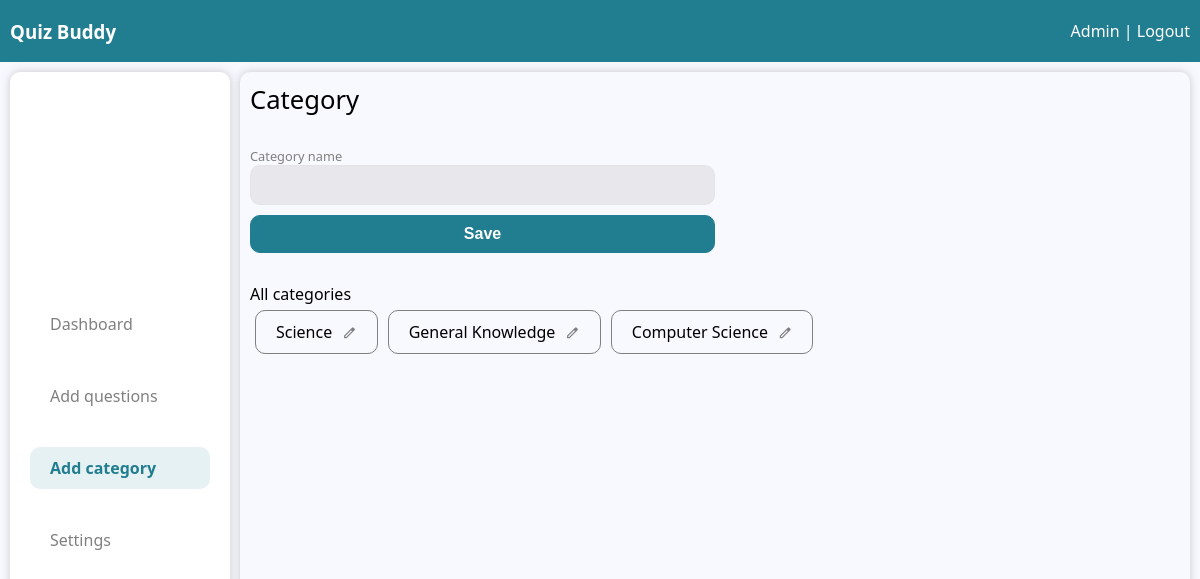
The app's page /category (signed in) with its own data.
### dashboard/models.py (models this page shows)
class Category(models.Model):
    id = models.AutoField(primary_key=True)
    category_name = models.CharField(max_length=225)
    class Meta:
        db_table = 'category'

### dashboard/views.py (the view, shortened to what this page needs)
# urls.py: path('category', CategoryView.as_view(), name="category"),
class CategoryView(View):
    def get(self, request):
        user_id = login(request)
        if not user_id:
            return redirect('/auth/login')
        user = User.objects.filter(id = user_id).first()
        if user.user_type != "admin":
            return redirect('/auth/login')
        categories = Category.objects.all()
        context = {
            'username' : user.username,
            'categories' : categories,
            'user_type' : user.user_type
        }
        return render(request, 'dashboard/add-category.html', context=context)

### access/views.py (called while the page is built)
def login(request):
    try:
        user_id = request.session['user_id']
        return user_id
    except:
        return False

### dashboard/templates/dashboard/add-category.html (shortened to what this page needs)
{% extends "dashboard/dashboard.html" %}
{% block admin %}
<link href="/static/css/category/category.css" rel="stylesheet">
<div class="main-container">
  <div class="category-left">
    <header class="page-header">Category</header>
    <section class="add-category-container">
      <article class="form-child-cont input-area">
        <span>Category name</span>
        <input type="text" id="category-name">
      </article>
      <article class="form-child-cont">
        <button class="primary-button" onclick="saveCategory()">Save</button>
      </article>
    </section>
    <div class="sub_header">All categories</div>
    {% if  categories %}
      <div class="all-category-container">
        {% for cat in  categories%}
          <article >
            {{ cat.category_name }}
            <span class="material-symbols-outlined edit-icon" onclick="openEditCategory({{ cat.id }}, '{{ cat.category_name }}')">edit</span>
          </article>
        {% endfor %}
      </div>
    {% else %}
    <article class='nothing-found'>No category found</article>
    {% endif %}
  </div>
</div>
{% endblock admin %}

### static/css/base.css (style rules this page uses)
html { font-family: system-ui, -apple-system, BlinkMacSystemFont, 'Segoe UI', Roboto, Oxygen, Ubuntu, Cantarell, 'Open Sans', 'Helvetica Neue', sans-serif; padding: 0; margin: 0; }
body { margin: 0; background-color: ghostwhite; user-select: none; scroll-behavior: smooth; }
.material-symbols-outlined { font-variation-settings: 'FILL' 0, 'wght' 400, 'GRAD' 0, 'opsz' 24 }
:root { --primary-color: rgb(33, 125, 144) ; }
input { font-family: system-ui, -apple-system, BlinkMacSystemFont, 'Segoe UI', Roboto, Oxygen, Ubuntu, Cantarell, 'Open Sans', 'Helvetica Neue', sans-serif; }
input[type=button], button { cursor: pointer; }
.form-child-cont { display: grid; }
.form-child-cont span { color: grey; font-size: 0.8em; }
.form-child-cont input { padding: 10px; border-radius: 10px; border: 1px solid #d3d3d331; background-color: #d3d3d370; outline: none; }
.form-child-cont .primary-button { padding: 9px; border-radius: 10px; font-size: 1em; border: 1px solid var(--primary-color); background-color: var(--primary-color); color: white; font-weight: bold; }

### static/css/dashboard/dashboard.css (style rules this page uses)
.main-container { padding: 10px; }
.page-header { font-size: 1.6em; display: flex; margin-bottom: 30px; justify-content: space-between; }
.add-category-container { margin-top: 30px; min-width: 400px; width: 50%; }

### static/css/category/category.css (style rules this page uses)
.main-container { display: flex; }
.category-left { height: fit-content; width: 100%; }
.input-area { margin-bottom: 10px; }
.add-category-container { margin-bottom: 30px; }
.all-category-container { display: flex; flex-wrap: wrap; }
.all-category-container article { border: 1px solid gray; padding: 10px 20px; margin: 5px; border-radius: 10px; display: flex; align-items: center; }
.edit-icon { font-size: 0.9em; color: grey; margin-left: 10px; margin-top: 2px; cursor: pointer; }

### records on screen
Category: category_name "Science"
Category: category_name "General Knowledge"
Category: category_name "Computer Science"
